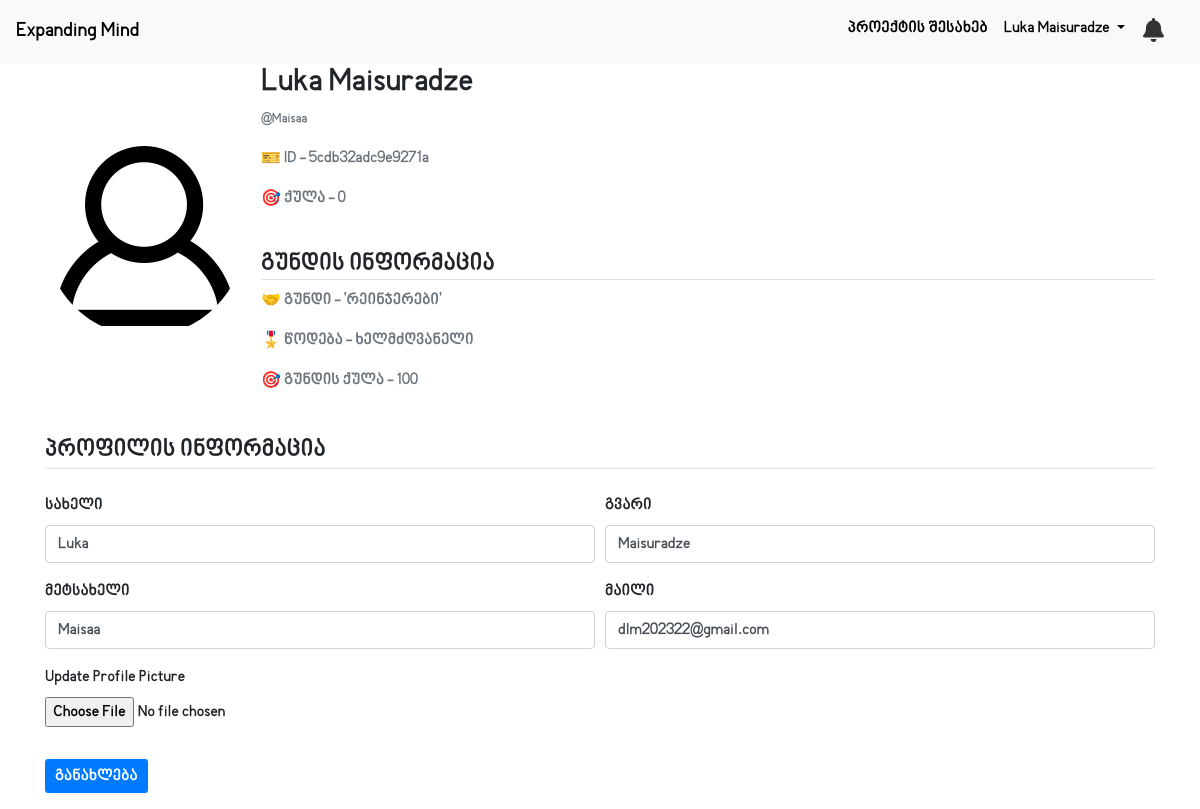
The page /profile (signed in) on the database its author committed.
### main/models.py (models this page shows, shortened)
class User(db.Model, UserMixin):
    id = db.Column(db.Integer, primary_key=True)
    unique_id = db.Column(db.String(8), nullable=False, unique=True)
    firstname = db.Column(db.String(20), nullable=False)
    lastname = db.Column(db.String(30), nullable=False)
    nickname = db.Column(db.String(10))
    email = db.Column(db.String(100), unique=True, nullable=False)
    rank = db.Column(db.String(50), nullable=False, default='წევრი')
    score = db.Column(db.Integer, nullable=False, default=0)
    password = db.Column(db.String(60), nullable=False)
    is_active = db.Column(db.Boolean, default=False)
    activation_token = db.Column(db.String(32), nullable=True)
    image_file = db.Column(db.String(100), nullable=False, default='default.png')
    in_group = db.Column(db.Boolean, default=False)
    group_id = db.Column(db.Integer, db.ForeignKey('group.id'), nullable=True)
    group = db.relationship('Group', back_populates='members')

class Group(db.Model):
    id = db.Column(db.Integer, primary_key=True)
    name = db.Column(db.String(20), nullable=False, unique=True)
    leader_id = db.Column(db.Integer, nullable=False)
    description = db.Column(db.String(250))
    category = db.Column(db.String(100), nullable=False)
    members = db.relationship('User', back_populates='group')
    score = db.Column(db.Integer, nullable=False, default=0)
    group_form = db.Column(db.String(200))
    image_file = db.Column(db.String(100), default='default.png')
    @property
    def members_list(self):
        return json.loads(self.members) if self.members else []

### main/users/routes.py (the view)
@users.route("/profile", methods=['GET', 'POST'])
@login_required
def profile():
    notification_log = NotificationLogs.query.filter_by(user_id=current_user.id)
    page = request.args.get('page', 1, type=int)
    group_logs = GroupLogs.query.filter_by(group_id=current_user.group_id).order_by(GroupLogs.id.desc()).paginate(page=page, per_page=5)
    form = UpdateAccountForm()
    if form.validate_on_submit():
        if form.picture.data:
            picture_file = save_picture(form.picture.data)
            current_user.image_file = picture_file
        current_user.firstname = form.firstname.data
        current_user.lastname = form.lastname.data
        current_user.email = form.email.data
        current_user.nickname = form.nickname.data
        db.session.commit()
        flash("Your account has been updated!", 'success')
        return redirect(url_for("users.profile"))
    elif request.method == "GET":
        form.firstname.data = current_user.firstname
        form.lastname.data = current_user.lastname
        form.nickname.data = current_user.nickname
        form.email.data = current_user.email
    image_file = url_for('static', filename='imgs/profile_pics/' + current_user.image_file)
    return render_template('profile.html', notification_log=notification_log, group_logs=group_logs,
                           image_file=image_file, form=form)

### main/users/forms.py (shortened to what this page needs)
class UpdateAccountForm(FlaskForm):
    firstname = StringField('სახელი',
                           validators=[DataRequired()])
    lastname = StringField('გვარი',
                           validators=[DataRequired()])
    nickname = StringField('მეტსახელი',
                           validators=[DataRequired()])
    email = EmailField('მაილი',
                       validators=[DataRequired()])
    picture = FileField('Update Profile Picture', validators=[FileAllowed(['jpg', 'png'])])
    submit = SubmitField('განახლება')

### main/models.py (called while the page is built)
@login_manager.user_loader
def load_user(user_id):
    return User.query.get(int(user_id))

### main/templates/profile.html (shortened to what this page needs)
{% extends "new_base.html" %}
{% block content %}
<div class="content-section">
    <div class="media align-items-center">
        <img class="rounded-circle account-img" src="{{ image_file }}" alt="Profile Picture" style="width: 200px; height: 200px">
        <div class="media-body ml-3">
            <h2 class="account-heading">{{ current_user.firstname }} {{ current_user.lastname }}</h2>
            <p class="text-muted" style="font-size: smaller;">@{{ current_user.nickname }}</p>
            <p class="text-muted">🎫 ID - {{ current_user.unique_id }}</p>
            <p class="text-muted">🎯 ქულა - {{ current_user.score }}</p>
            <br>
            <h4 class="border-bottom">გუნდის ინფორმაცია</h4>
            {% if current_user.in_group %}
            <a href="{{ url_for('groups.group_page', id=current_user.id) }}" class="text-muted"><p>🤝 გუნდი - '{{ current_user.group.name}}'</p></a>
                <p class="text-muted">🎖️ წოდება - {{ current_user.rank }}</p>
                <p class="text-muted">🎯 გუნდის ქულა - {{ current_user.group.score }}</p>
            {% else %}
            <h4 class="text-muted">ჯერჯერობით არხართ გუნდში</h4>
            {% endif %}
        </div>
    </div>
    <form method="POST" action="" enctype="multipart/form-data" class="mt-4">
        <fieldset class="form-group">
            <legend class="border-bottom mb-4">პროფილის ინფორმაცია</legend>
            <div class="form-row">
                <div class="col-md-6 col-sm-12 mb-3">
                    {{ form.firstname.label(class="form-control-label") }}
                    {% if form.firstname.errors %}
                        {{ form.firstname(class="form-control is-invalid") }}
                        <div class="invalid-feedback">
                            {% for error in form.firstname.errors %}
                                <span>{{ error }}</span>
                            {% endfor %}
                        </div>
                    {% else %}
                        {{ form.firstname(class="form-control") }}
                    {% endif %}
                </div>
                <div class="col-md-6 col-sm-12 mb-3">
                    {{ form.lastname.label(class="form-control-label") }}
                    {% if form.lastname.errors %}
                        {{ form.lastname(class="form-control is-invalid") }}
                        <div class="invalid-feedback">
                            {% for error in form.lastname.errors %}
                                <span>{{ error }}</span>
                            {% endfor %}
                        </div>
                    {% else %}
                        {{ form.lastname(class="form-control") }}
                    {% endif %}
                </div>
            </div>
            <div class="form-row">
                <div class="col-md-6 col-sm-12 mb-3">
                    {{ form.nickname.label(class="form-control-label") }}
                    {% if form.nickname.errors %}
                        {{ form.nickname(class="form-control is-invalid") }}
                        <div class="invalid-feedback">
                            {% for error in form.nickname.errors %}
                                <span>{{ error }}</span>
                            {% endfor %}
                        </div>
                    {% else %}
                        {{ form.nickname(class="form-control") }}
                    {% endif %}
                </div>
                <div class="col-md-6 col-sm-12 mb-3">
                    {{ form.email.label(class="form-control-label") }}
                    {% if form.email.errors %}
                        {{ form.email(class="form-control is-invalid") }}
                        <div class="invalid-feedback">
                            {% for error in form.email.errors %}
                                <span>{{ error }}</span>
                            {% endfor %}
                        </div>
                    {% else %}
                        {{ form.email(class="form-control") }}
                    {% endif %}
                </div>
            </div>
            <div class="form-group">
                {{ form.picture.label(class="form-control-label") }}
                {{ form.picture(class="form-control-file") }}
            </div>
        </fieldset>
        <div class="form-group">
            {{ form.submit(class="btn btn-primary") }}
        </div>
    </form>
</div>
{% endblock content %}

### main/templates/new_base.html (shortened to what this page needs)
<!DOCTYPE html>
<html lang="en">
<head>
    <link rel="stylesheet" href="https://cdnjs.cloudflare.com/ajax/libs/font-awesome/6.5.2/css/all.min.css" />
    <link href="https://stackpath.bootstrapcdn.com/bootstrap/4.5.2/css/bootstrap.min.css" rel="stylesheet">
</head>
<body>
    <nav class="navbar navbar-expand-lg navbar-light bg-light">
        <a class="navbar-brand" href="{{url_for('groups.groups_section')}}">Expanding Mind</a>
        <div class="collapse navbar-collapse" id="navbarNav">
            <ul class="navbar-nav ml-auto">
                {% if current_user.is_authenticated %}
                    <li class="nav-item">
                        <a class="nav-link" href="#" style="color: black;">პროექტის შესახებ</a>
                    </li>
                    <li class="nav-item dropdown">
                        <a class="nav-link dropdown-toggle" href="#" id="navbarDropdown" role="button" data-toggle="dropdown" aria-haspopup="true" aria-expanded="false">
                            {{ current_user.firstname }} {{ current_user.lastname }}
                        </a>
                    </li>
                    <li class="nav-item" style="text-align: center;">
                        <div class="notification-bar">
                            <div class="notification-icon" onclick="toggleDropdown()">
                                <i class="fa fa-bell"></i>
                            </div>
                        </div>
                    </li>
                {% endif %}
            </ul>
        </div>
    </nav>
    <div class="container">
        {% block content %}{% endblock %}
    </div>
</body>
</html>

### main/templates/new_base.html (style rules this page uses)
body { font-family: BPG; }
.navbar { background-color: #007bff; }
.navbar-brand { color: rgb(0, 0, 0) !important; font-weight: bold; }
.navbar-nav .nav-link { color: rgb(0, 0, 0) !important; }
.notification-bar { display: flex; align-items: center; padding: 10px; }
.notification-icon { margin-right: 10px; }
.notification-icon i { color: #333; font-size: 24px; cursor: pointer; }
.dropdown { position: relative; }
.btn { padding: 5px 10px; border: none; border-radius: 3px; cursor: pointer; }

### rows shown on the page
User: firstname "Luka", lastname "Maisuradze", nickname "Maisaa", unique_id "5cdb32adc9e9271a", score "0", rank "ხელმძღვანელი", email "dlm202322@gmail.com"
Group: group.name "რეინჯერები", group.score "100"
